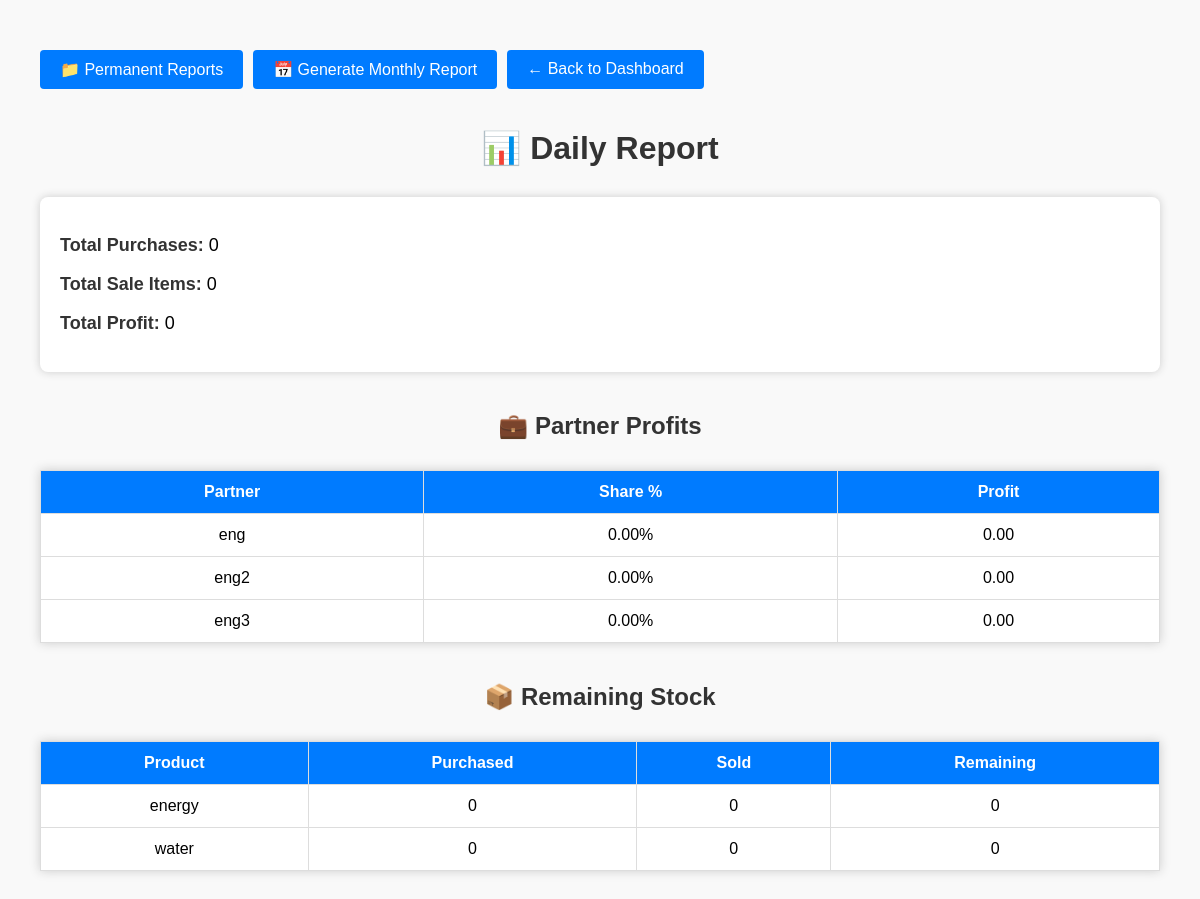
/report/, run on an earlier commit of the app's database.
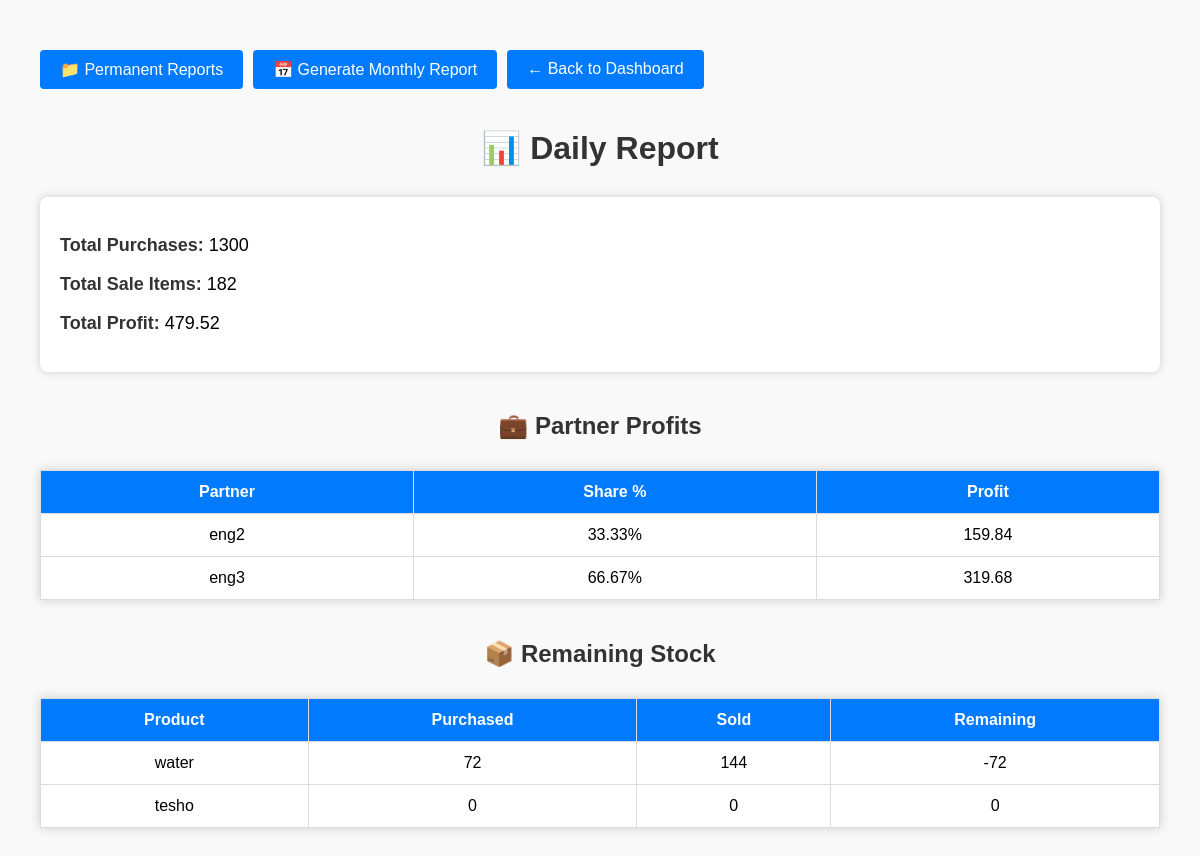
And on a later commit of the database.
### inventory/models.py (models this page shows, shortened)
class Share(models.Model):
    partner_name = models.CharField(_("Partner Name"), max_length=100)
    capital = models.DecimalField(_("Capital"), max_digits=12, decimal_places=2)
    created_at = models.DateTimeField(_("Created At"), auto_now_add=True)
    class Meta:
        verbose_name = _("Share")
        verbose_name_plural = _("Shares")
    @property
    def percentage(self):
        total_capital = Share.objects.aggregate(total=models.Sum('capital'))['total'] or 1
        return (self.capital / total_capital) * 100

class Product(models.Model):
    product_name = models.CharField(_("Product Name"), max_length=100)
    description = models.TextField(_("Description"), blank=True, null=True)
    barcode = models.CharField(_("Barcode"), max_length=50, blank=True)
    category = models.CharField(_("Category"), max_length=50, blank=True)
    purchase_price = models.DecimalField(_("Purchase Price"), max_digits=10, decimal_places=2)
    selling_price = models.DecimalField(_("Selling Price"), max_digits=10, decimal_places=2)
    quantity_in_stock = models.IntegerField(_("Quantity in Stock"))
    min_stock_level = models.IntegerField(_("Minimum Stock Level"))
    supplier = models.ForeignKey(Supplier, verbose_name=_("Supplier"), on_delete=models.CASCADE)
    created_at = models.DateTimeField(_("Created At"), auto_now_add=True)
    class Meta:
        verbose_name = _("Product")
        verbose_name_plural = _("Products")

### inventory/views.py (the view)
# urls.py: path('report/', daily_report, name='daily_report'),
def daily_report(request):
    today = now().date()
    total_purchase_amount = Purchase.objects.filter(purchase_date=today).aggregate(
        total=Sum('total_cost_value')
    )['total'] or 0
    total_sales_amount = Sale.objects.filter(sale_date__date=today).aggregate(
        total=Sum('total_amount')
    )['total'] or 0
    sale_items = SaleItem.objects.filter(sale__sale_date__date=today)
    total_profit = 0
    for item in sale_items:
        purchase_price = item.product.purchase_price or 0
        sell_price = item.unit_price or 0
        quantity = item.quantity or 0
        total_profit += (sell_price - purchase_price) * quantity
    remaining_stock = []
    products = Product.objects.all()
    for product in products:
        purchased_items = Purchase.objects.filter(product=product)
        sold_items = SaleItem.objects.filter(product=product)
        total_purchased = sum(
            (p.box_quantity or 0) * (p.packages_per_box or 0) * (p.items_per_package or 0)
            for p in purchased_items
        )
        total_sold = sum(
            (s.box_quantity or 0) * (s.packages_per_box or 0) * (s.items_per_package or 0)
            for s in sold_items
        )
        remaining = total_purchased - total_sold
        remaining_stock.append({
            'product_name': product.product_name,
            'purchased': total_purchased,
            'sold': total_sold,
            'remaining': remaining,
        })
    shares = Share.objects.all()
    partner_profits = []
    for share in shares:
        share_profit = (share.percentage / 100) * total_profit
        partner_profits.append({
            'partner': share.partner_name,
            'percentage': share.percentage,
            'profit': share_profit,
        })
    return render(request, 'inventory/report.html', {
        'total_purchase_amount': total_purchase_amount,
        'total_sales_amount': total_sales_amount,
        'profit': total_profit,
        'remaining_stock': remaining_stock,
        'partner_profits': partner_profits,
    })

### inventory/models.py (called while the page is built)
    @property
    def quantity(self):
        return (self.box_quantity or 0) * (self.packages_per_box or 0) * (self.items_per_package or 0)

    @property
    def unit_price(self):
        return self.cost_per_item or 0

### inventory/templates/inventory/report.html (shortened to what this page needs)
{% load i18n %}
<!DOCTYPE html>
<html>
<head>
</head>
<body>
    <div class="btn-group">
        <a href="{% url 'monthly_report_list' %}" class="btn-dashboard">
            📁 {% trans "Permanent Reports" %}
        </a>
        <a href="{% url 'monthly_report' %}" class="btn-dashboard">
            📅 {% trans "Generate Monthly Report" %}
        </a>
        <a href="/admin/" class="btn-dashboard">
            ← {% trans "Back to Dashboard" %}
        </a>
    </div>
    <h1>📊 {% trans "Daily Report" %}</h1>
    <div class="summary card">
        <p><strong>{% trans "Total Purchases" %}:</strong> {{ total_purchase_amount }}</p>
        <p><strong>{% trans "Total Sale Items" %}:</strong> {{ total_sales_amount }}</p>
        <p><strong>{% trans "Total Profit" %}:</strong> {{ profit }}</p>
    </div>
    <div class="partners">
        <h2>💼 {% trans "Partner Profits" %}</h2>
        <table>
            <thead>
                <tr>
                    <th>{% trans "Partner" %}</th>
                    <th>{% trans "Share %" %}</th>
                    <th>{% trans "Profit" %}</th>
                </tr>
            </thead>
            <tbody>
                {% for share in partner_profits %}
                <tr>
                    <td>{{ share.partner }}</td>
                    <td>{{ share.percentage|floatformat:2 }}%</td>
                    <td>{{ share.profit|floatformat:2 }}</td>
                </tr>
                {% endfor %}
            </tbody>
        </table>
    </div>
    <div class="stock">
        <h2>📦 {% trans "Remaining Stock" %}</h2>
        <table>
            <thead>
                <tr>
                    <th>{% trans "Product" %}</th>
                    <th>{% trans "Purchased" %}</th>
                    <th>{% trans "Sold" %}</th>
                    <th>{% trans "Remaining" %}</th>
                </tr>
            </thead>
            <tbody>
                {% for stock in remaining_stock %}
                <tr>
                    <td>{{ stock.product_name }}</td>
                    <td>{{ stock.purchased }}</td>
                    <td>{{ stock.sold }}</td>
                    <td>{{ stock.remaining }}</td>
                </tr>
                {% endfor %}
            </tbody>
        </table>
    </div>
</body>
</html>

What changed in the data, as far as the page shows it:
removed Share: partner "eng"
removed Product: product_name "energy"
added Product: product_name "tesho"
Also different on the page:
{{ total_purchase_amount }}: "0" → "1300"
{{ total_sales_amount }}: "0" → "182"
{{ profit }}: "0" → "479.52"
new list line: "33.33 % 159.84"
new list line: "66.67 % 319.68"
new list line: "72 144 -72"
new list line: "0 0 0"
list line gone: "0.00 % 0.00"
list line gone: "0 0 0"
